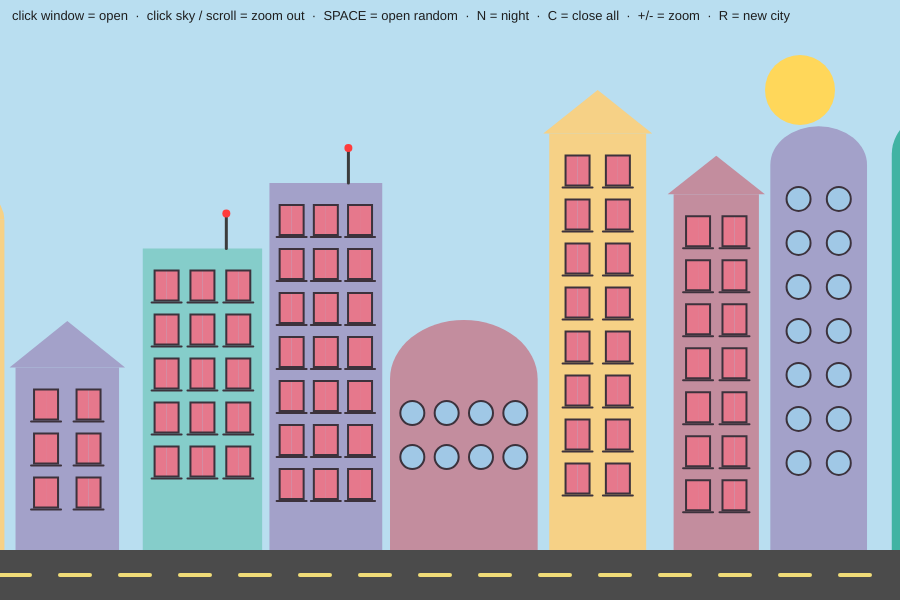
Frame 1 (no input)
Frame 60 (no input): identical to frame 1, image omitted
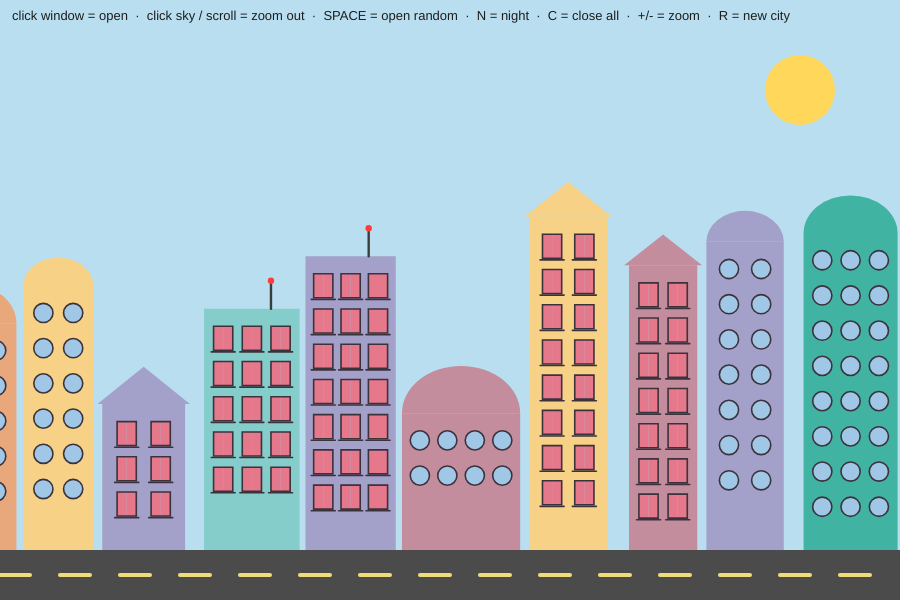
Frame 120 (the mouse pressed at the canvas centre since frame 60)

The p5.js sketch that drew these frames (run headless with seeded random() and noise() and a simulated clock; from frame 60 on, the mouse is pressed at the canvas centre):

// p5.js sketch
// ── sketch.js
// Window City
// Click a window: it opens and someone pops out.
// Click the sky (or scroll): zoom out, and more buildings appear.

// ---------- ARRAYS ----------
let buildings = []; // every building in the city
let stars = []; // star positions for the night sky
const COLORS = [
  "#e8a87c",
  "#c38d9e",
  "#41b3a3",
  "#e27d60",
  "#85cdca",
  "#f6d186",
  "#a3a1c9",
];
const MOODS = ["happy", "laugh", "sleep", "wave"];

// ---------- SETTINGS ----------
let zoom = 1; // how close we are right now
let targetZoom = 1; // where the zoom is moving to (makes it smooth)
let night = false; // day or night
const GROUND = 50; // height of the street at the bottom

function setup() {
  createCanvas(900, 600);
  // random stars, a different sky every time
  for (let i = 0; i < 90; i++) {
    stars.push({ x: random(width), y: random(height - 150), s: random(1, 3) });
  }
}

function draw() {
  // move zoom a little closer to targetZoom every frame
  zoom = lerp(zoom, targetZoom, 0.1);

  // make sure there are buildings everywhere we can see
  fillCity();

  drawSky();

  // the "camera": everything inside push/pop gets zoomed
  push();
  translate(width / 2, height - GROUND);
  scale(zoom);
  translate(-width / 2, 0);
  for (let b of buildings) {
    drawBuilding(b);
  }
  pop();

  drawStreet();

  // hand cursor when the mouse is over a window
  let w = findWindow(mouseX, mouseY);
  if (w) {
    cursor(HAND);
  } else {
    cursor(ARROW);
  }

  drawHelp();
}

// ---------- MY FUNCTIONS ----------

// makes one new building at position x, with random size, shape and color
function makeBuilding(x) {
  let b = {
    x: x,
    w: random(80, 150),
    h: random(160, 420),
    type: random(["rect", "round"]),
    col: random(COLORS),
    roof: random() < 0.4, // some rectangle buildings get a triangle roof
    windows: [],
  };

  let ww = 24; // window width
  let wh = b.type === "round" ? 24 : 30; // round windows are circles
  let cols = max(1, floor((b.w - 10) / (ww + 10)));
  let rows = max(1, floor((b.h - 40) / 44));
  let gapX = (b.w - cols * ww) / (cols + 1);

  for (let r = 0; r < rows; r++) {
    for (let c = 0; c < cols; c++) {
      b.windows.push({
        x: gapX + c * (ww + gapX), // position inside the building
        y: 22 + r * 44,
        w: ww,
        h: wh,
        open: false,
        t: 0, // 0 = closed, 1 = fully open (for animation)
        person: random() < 0.85, // most windows have someone inside
        mood: random(MOODS),
        lightOn: random() < 0.4, // at night some windows are lit
      });
    }
  }
  return b;
}

// adds buildings on the left and right until the whole screen is full
function fillCity() {
  let left = width / 2 - width / 2 / zoom;
  let right = width / 2 + width / 2 / zoom;

  if (buildings.length === 0) {
    buildings.push(makeBuilding(width / 2 - 60));
  }

  // add to the right
  let last = buildings[buildings.length - 1];
  while (last.x + last.w < right + 50) {
    last = makeBuilding(last.x + last.w + random(6, 30));
    buildings.push(last);
  }

  // add to the left
  let first = buildings[0];
  while (first.x > left - 50) {
    let b = makeBuilding(0);
    b.x = first.x - b.w - random(6, 30);
    buildings.unshift(b);
    first = b;
  }
}

function drawBuilding(b) {
  noStroke();
  if (night) {
    fill(lerpColor(color(b.col), color(20, 20, 50), 0.6));
  } else {
    fill(b.col);
  }

  if (b.type === "rect") {
    rect(b.x, -b.h, b.w, b.h);
    if (b.roof) {
      triangle(
        b.x - 6,
        -b.h,
        b.x + b.w + 6,
        -b.h,
        b.x + b.w / 2,
        -b.h - b.w * 0.45,
      );
    } else {
      // antenna with a blinking light
      stroke(60);
      strokeWeight(3);
      line(b.x + b.w * 0.7, -b.h, b.x + b.w * 0.7, -b.h - 35);
      noStroke();
      if (frameCount % 60 < 30) {
        fill(255, 60, 60);
      } else {
        fill(120, 30, 30);
      }
      circle(b.x + b.w * 0.7, -b.h - 35, 8);
    }
  } else {
    // round building: a tower with a dome on top
    rect(b.x, -b.h, b.w, b.h);
    arc(b.x + b.w / 2, -b.h, b.w, b.w * 0.8, PI, TWO_PI);
  }

  for (let win of b.windows) {
    // open windows move toward 1, closed ones toward 0
    if (win.open) {
      win.t = lerp(win.t, 1, 0.15);
    } else {
      win.t = lerp(win.t, 0, 0.2);
    }
    drawWindow(b, win);
  }
}

function drawWindow(b, win) {
  let x = b.x + win.x;
  let y = -b.h + win.y;
  let round = b.type === "round";

  // the glass
  noStroke();
  if (win.t > 0.02) {
    fill(255, 225, 140); // open: warm light
  } else if (night && win.lightOn) {
    fill(255, 210, 110, 170); // night: some lights are on
  } else if (night) {
    fill(35, 45, 80);
  } else {
    fill(160, 200, 230);
  }
  if (round) {
    ellipse(x + win.w / 2, y + win.h / 2, win.w, win.h);
  } else {
    rect(x, y, win.w, win.h);
  }

  // the person grows in as the window opens
  if (win.person && win.t > 0.02) {
    push();
    translate(x + win.w / 2, y + win.h * 0.55);
    scale(win.t);
    drawPerson(win.w * 0.8, win.mood);
    pop();
  }

  // curtains slide open on rectangle windows
  if (!round && win.t < 0.98) {
    fill(night ? color(90, 60, 110) : color(230, 120, 140));
    let cw = ((1 - win.t) * win.w) / 2;
    rect(x, y, cw, win.h);
    rect(x + win.w - cw, y, cw, win.h);
  }

  // window frame
  noFill();
  stroke(60, 50, 60);
  strokeWeight(2);
  if (round) {
    ellipse(x + win.w / 2, y + win.h / 2, win.w, win.h);
  } else {
    rect(x, y, win.w, win.h);
    // window sill
    line(x - 3, y + win.h + 2, x + win.w + 3, y + win.h + 2);
  }
  noStroke();
}

// the little person: black hair with two buns (that's me!)
function drawPerson(s, mood) {
  // hair
  fill(25);
  circle(-s * 0.38, -s * 0.48, s * 0.35);
  circle(s * 0.38, -s * 0.48, s * 0.35);
  rect(-s / 2, -s / 2, s, s * 0.95, s * 0.15);
  // face
  fill(246, 206, 178);
  rect(-s * 0.37, -s * 0.28, s * 0.74, s * 0.7, s * 0.25);
  // bangs
  fill(25);
  arc(-s * 0.15, -s * 0.28, s * 0.5, s * 0.3, 0, PI);
  arc(s * 0.15, -s * 0.28, s * 0.5, s * 0.3, 0, PI);
  // cheeks
  fill(245, 160, 150);
  circle(-s * 0.22, s * 0.15, s * 0.14);
  circle(s * 0.22, s * 0.15, s * 0.14);

  stroke(25);
  strokeWeight(max(1, s * 0.05));
  noFill();
  if (mood === "laugh") {
    // > < eyes, big open mouth, tears
    line(-s * 0.2, -s * 0.03, -s * 0.1, s * 0.02);
    line(-s * 0.2, s * 0.07, -s * 0.1, s * 0.02);
    line(s * 0.2, -s * 0.03, s * 0.1, s * 0.02);
    line(s * 0.2, s * 0.07, s * 0.1, s * 0.02);
    noStroke();
    fill(130, 30, 40);
    arc(0, s * 0.18, s * 0.28, s * 0.25, 0, PI);
    fill(110, 185, 240);
    circle(-s * 0.3, s * 0.1 + (frameCount % 20) * s * 0.01, s * 0.08);
    circle(s * 0.3, s * 0.1 + (frameCount % 20) * s * 0.01, s * 0.08);
  } else if (mood === "sleep") {
    // closed eyes and a "z"
    line(-s * 0.2, s * 0.03, -s * 0.08, s * 0.03);
    line(s * 0.08, s * 0.03, s * 0.2, s * 0.03);
    circle(0, s * 0.24, s * 0.06);
    noStroke();
    fill(80);
    textSize(s * 0.35);
    text("z", s * 0.4, -s * 0.4 - (frameCount % 40) * s * 0.01);
  } else {
    // happy or wave: dot eyes and a smile
    noStroke();
    fill(25);
    circle(-s * 0.14, s * 0.02, s * 0.09);
    circle(s * 0.14, s * 0.02, s * 0.09);
    stroke(205, 60, 55);
    noFill();
    arc(0, s * 0.16, s * 0.2, s * 0.14, 0, PI);
    if (mood === "wave") {
      // a waving arm
      let a = sin(frameCount * 0.2) * 0.5;
      stroke(246, 206, 178);
      strokeWeight(s * 0.1);
      line(
        s * 0.4,
        s * 0.4,
        s * 0.4 + cos(-1.2 + a) * s * 0.4,
        s * 0.4 + sin(-1.2 + a) * s * 0.4,
      );
    }
  }
  noStroke();
}

// turns the mouse position into a position in the zoomed city,
// then checks if it is inside a window. Gives back that window, or null.
function findWindow(mx, my) {
  let wx = (mx - width / 2) / zoom + width / 2;
  let wy = (my - (height - GROUND)) / zoom;
  for (let b of buildings) {
    if (wx > b.x && wx < b.x + b.w) {
      for (let win of b.windows) {
        let x = b.x + win.x;
        let y = -b.h + win.y;
        if (wx > x && wx < x + win.w && wy > y && wy < y + win.h) {
          return win;
        }
      }
    }
  }
  return null;
}

function drawSky() {
  if (night) {
    background(20, 24, 55);
    noStroke();
    fill(255);
    for (let s of stars) {
      circle(s.x, s.y, s.s);
    }
    // crescent moon: a circle with a sky-colored circle on top
    fill(250, 240, 200);
    circle(width - 100, 90, 60);
    fill(20, 24, 55);
    circle(width - 85, 80, 55);
  } else {
    background(185, 222, 240);
    noStroke();
    fill(255, 215, 90);
    circle(width - 100, 90, 70);
  }
}

function drawStreet() {
  noStroke();
  fill(night ? 40 : 75);
  rect(0, height - GROUND, width, GROUND);
  // road lines
  stroke(240, 220, 120);
  strokeWeight(4);
  for (let x = 0; x < width; x += 60) {
    line(x, height - GROUND / 2, x + 30, height - GROUND / 2);
  }
  noStroke();
}

function drawHelp() {
  fill(night ? 255 : 30);
  noStroke();
  textSize(13);
  text(
    "click window = open  ·  click sky / scroll = zoom out  ·  SPACE = open random  ·  N = night  ·  C = close all  ·  +/- = zoom  ·  R = new city",
    12,
    20,
  );
}

// ---------- MOUSE ----------
function mousePressed() {
  let w = findWindow(mouseX, mouseY);
  if (w) {
    w.open = !w.open; // open it, or close it if it was open
  } else {
    targetZoom = max(0.15, targetZoom * 0.8); // clicked the sky: zoom out
  }
}

function mouseWheel(event) {
  if (event.deltaY > 0) {
    targetZoom = max(0.15, targetZoom * 0.9);
  } else {
    targetZoom = min(2.5, targetZoom * 1.1);
  }
  return false; // stop the page from scrolling
}

// ---------- KEYBOARD ----------
function keyPressed() {
  if (key === " ") {
    // open 15 random windows
    for (let i = 0; i < 15; i++) {
      let b = random(buildings);
      let win = random(b.windows);
      win.open = true;
    }
  } else if (key === "n" || key === "N") {
    night = !night;
  } else if (key === "c" || key === "C") {
    for (let b of buildings) {
      for (let win of b.windows) win.open = false;
    }
  } else if (key === "+" || key === "=") {
    targetZoom = min(2.5, targetZoom * 1.25);
  } else if (key === "-") {
    targetZoom = max(0.15, targetZoom * 0.8);
  } else if (key === "r" || key === "R") {
    buildings = [];
    targetZoom = 1;
  }
}

class Ball {
  constructor() {
    this.x = 400;
    this.y = 500;
    this.color = color(120, 130, 140);
  }
  // methods, function that are defined for a class
  show() {
    fill(120, 130, 140);
    circle(this.x, this.y, 50);
  }
}
